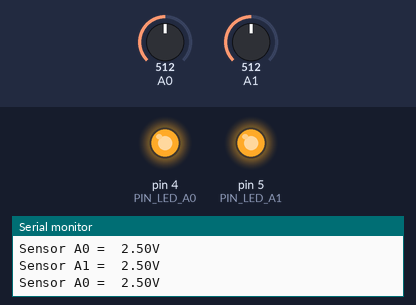
The sketch below on a simulated Arduino Uno, built with avr-gcc and run on an emulated ATmega328P. Parts: output pins drawn as LEDs (lit = HIGH), the last lines printed to the serial monitor. The inputs (shaded band) are chosen by the test bench; at power-on: A0 = 512, A1 = 512.

Above: at 1.2 s.
1.3 s: A0 set to 716
At 2.0 s:
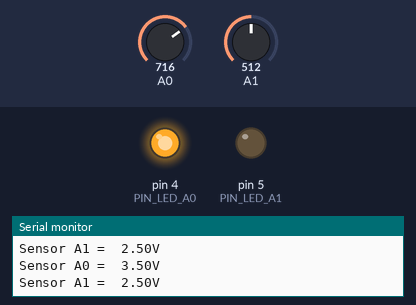
2.8 s: A1 set to 900
At 3.8 s:
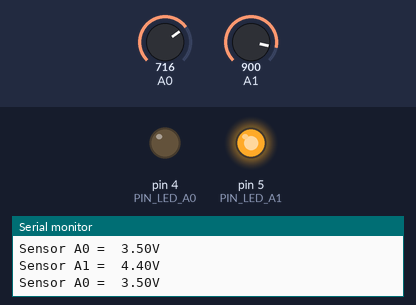
4.3 s: A1 set to 716
At 5.5 s:
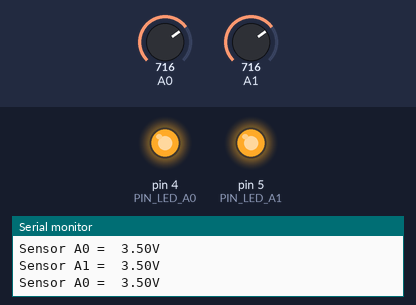
5.8 s: A1 set to 511
At 7.1 s:
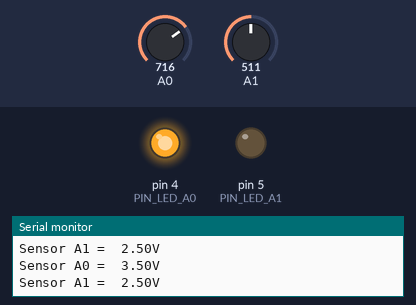
Timing chart, 0 to 8.8 s (numbered marks = the images above; inputs shaded):
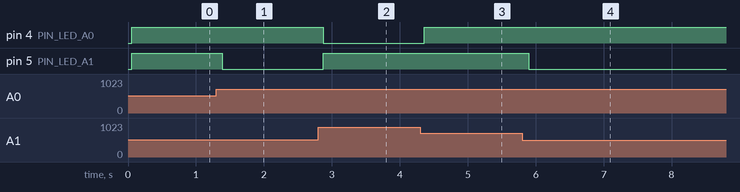

The sketch:

EJ1_CODIGO.ino
```cpp
//---- Delay ----
#define TIEMPO_DELAY 50

//---- LEDS ----
#define PIN_LED_A0 4
#define PIN_LED_A1 5

//---- Entradas analogicas ----
#define SENSOR_ANALOGICO_0 A0
#define SENSOR_ANALOGICO_1 A1

//---- Variables ----
float sensorValor1 = 0;
float sensorVoltaje1;
float sensorValor2 = 0;
float sensorVoltaje2;

void setup()
{
  pinMode (PIN_LED_A0, OUTPUT);
  pinMode (PIN_LED_A1, OUTPUT);
  Serial.begin (9600);
}

void loop()
{
  sensorValor1 = analogRead(A0);
  sensorVoltaje1 = (sensorValor1 * 5) / 1023;

  sensorValor2 = analogRead(A1);
  sensorVoltaje2 = (sensorValor2 * 5) / 1023;

  Serial.print("Sensor A0 =  ");
  Serial.print(sensorVoltaje1);
  Serial.println("V");
  Serial.print("Sensor A1 =  ");
  Serial.print(sensorVoltaje2);
  Serial.println("V");

  delay (TIEMPO_DELAY);

  if(sensorVoltaje1 > sensorVoltaje2)
  {
    digitalWrite(PIN_LED_A1, LOW);
    digitalWrite(PIN_LED_A0, HIGH);
  }

   if(sensorVoltaje1 < sensorVoltaje2)
  {
    digitalWrite(PIN_LED_A0, LOW);
    digitalWrite(PIN_LED_A1, HIGH);
  }

  if(sensorVoltaje1 == sensorVoltaje2)
  {
    digitalWrite(PIN_LED_A0, HIGH);
    digitalWrite(PIN_LED_A1, HIGH);
  }
}
```

Measured:
- after the input at 1.3 s, pin 5 (PIN_LED_A1): HIGH → LOW after 0.08 s
- after the input at 2.8 s, pin 4 (PIN_LED_A0): HIGH → LOW after 0.07 s; pin 5 (PIN_LED_A1): LOW → HIGH after 0.07 s
- after the input at 4.3 s, pin 4 (PIN_LED_A0): LOW → HIGH after 0.06 s
- after the input at 5.8 s, pin 5 (PIN_LED_A1): HIGH → LOW after 0.10 s
